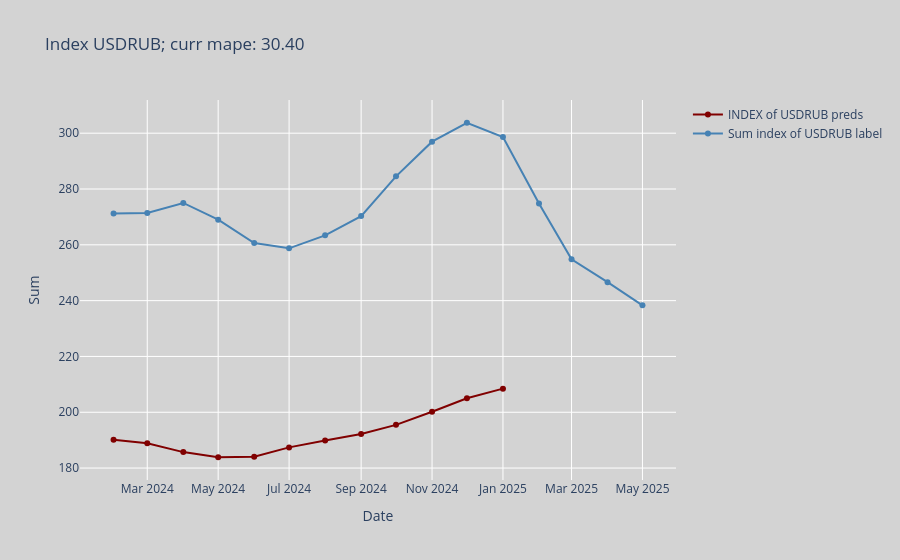
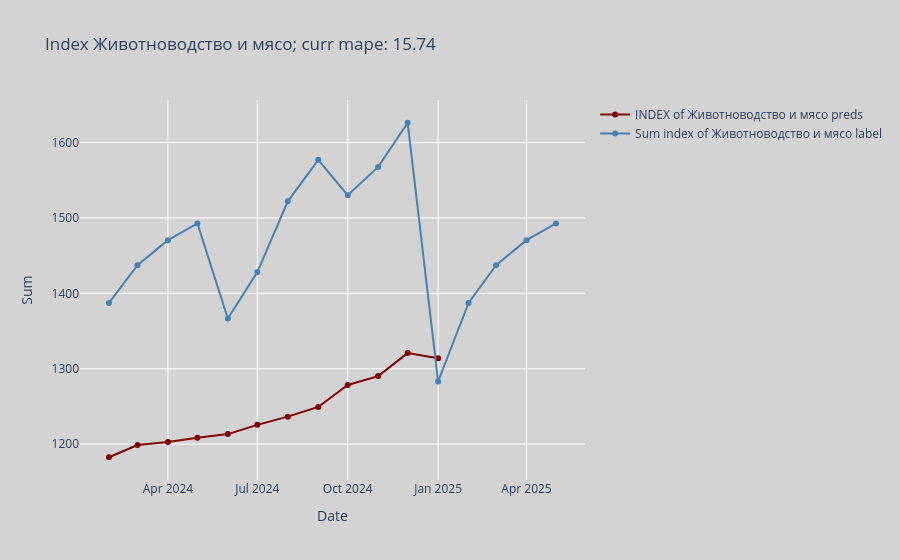
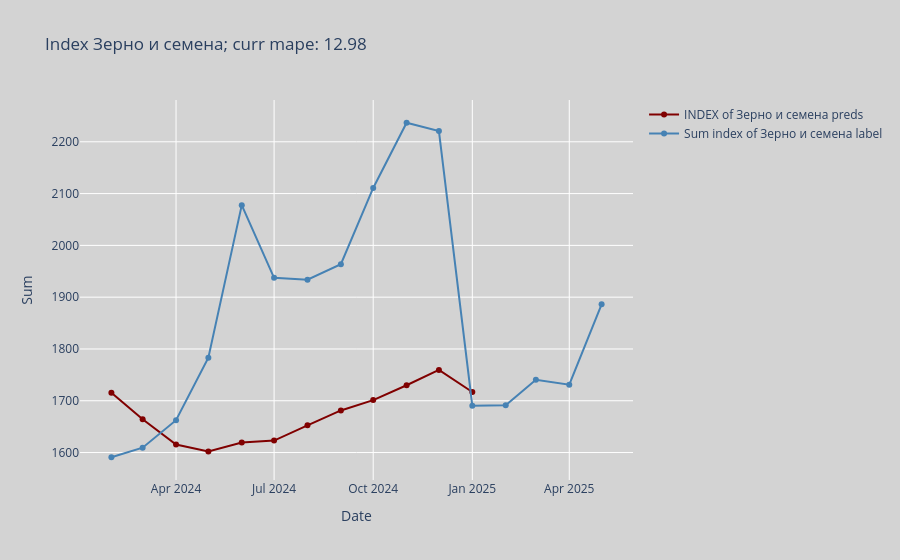
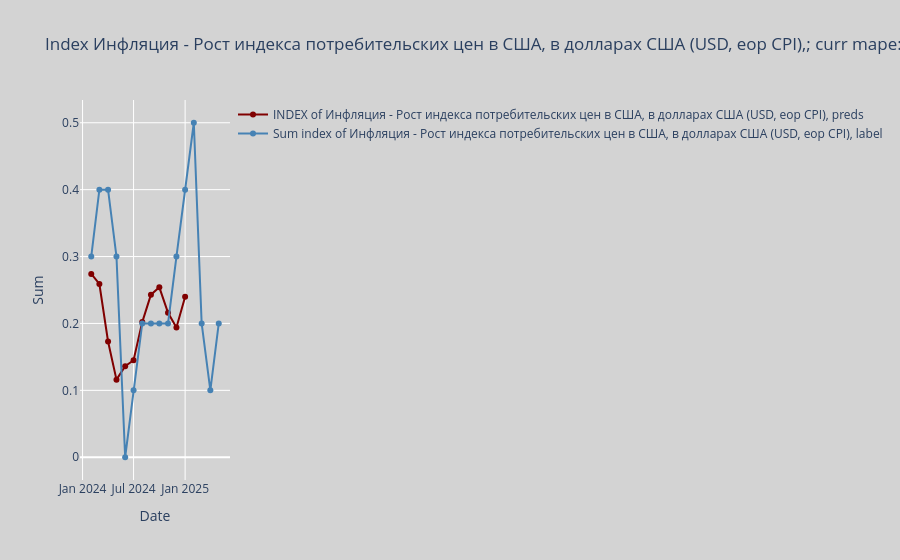

Here is the notebook cell these charts were saved with, in order:
### Markdown cell above
### predictions

### Code cell
models = train_model_and_eval_res(df_updated,
                         macro_updated,
                         past_idx = past_idx,
                         future_idx = future_idx,
                         predict_up_to=SINGLE_DATAPOINT_TO_PRED,
                         category_map = CATEGORY_MAP,
                         best_predictors_for_idx = BEST_PREDICTORS_FOR_INDEX,
                         target_col_suffix = TARGET_COL_SUFFIX,
                         future_forecaster_ts_name = FUTURE_FORECASTER_TS_NAME,
                         future_forecaster_ts_values = FUTURE_FORECASTER_TS_VALUES,
                         model_name = MODEL_NAME_FOR_FORECASTER,
                         use_future_macro = USE_FUTURE_COV,
                         prediction_horizon = PREDICTION_HORIZON,
                         dir_to_save_plots = f"darts_result_pairs_{MODEL_NAME_FOR_FORECASTER}",
                         dir_to_save_tables = f"darts_result_tables_pairs_{MODEL_NAME_FOR_FORECASTER}",
                         persist_model=PERSIST_MODEL,
                         refit=REFIT_MODEL,
                         prediction_lag=PREDICTOR_LAG,
                         is_backtest=IS_BACKTEST,
                         ts_freq=TS_FREQUENCY,
                         pred_index=new_dates
)

### Figure 1 — Plotly figure (JSON) as saved in the notebook; plotly's stock layout.template omitted (floating-point values rounded to 4 significant figures)
{"data": [{"hovertemplate": "<b>Prediction</b><br>Date: %{x}<br>Value: %{y:.2f}<br><extra></extra>", "line": {"color": "maroon"}, "mode": "lines+markers", "name": "INDEX of USDRUB preds", "type": "scatter", "x": ["2024-02-01T00:00:00.000000000", "2024-03-01T00:00:00.000000000", "2024-04-01T00:00:00.000000000", "2024-05-01T00:00:00.000000000", "2024-06-01T00:00:00.000000000", "2024-07-01T00:00:00.000000000", "2024-08-01T00:00:00.000000000", "2024-09-01T00:00:00.000000000", "2024-10-01T00:00:00.000000000", "2024-11-01T00:00:00.000000000", "2024-12-01T00:00:00.000000000", "2025-01-01T00:00:00.000000000"], "y": [190.1, 188.9, 185.7, 183.9, 184.1, 187.4, 189.9, 192.2, 195.5, 200.2, 205.0, 208.5]}, {"hovertemplate": "<b>Label</b><br>Date: %{x}<br>Value: %{y:.2f}<br><extra></extra>", "line": {"color": "steelblue"}, "mode": "lines+markers", "name": "Sum index of USDRUB label", "type": "scatter", "x": ["2024-02-01T00:00:00.000000000", "2024-03-01T00:00:00.000000000", "2024-04-01T00:00:00.000000000", "2024-05-01T00:00:00.000000000", "2024-06-01T00:00:00.000000000", "2024-07-01T00:00:00.000000000", "2024-08-01T00:00:00.000000000", "2024-09-01T00:00:00.000000000", "2024-10-01T00:00:00.000000000", "2024-11-01T00:00:00.000000000", "2024-12-01T00:00:00.000000000", "2025-01-01T00:00:00.000000000", "2025-02-01T00:00:00.000000000", "2025-03-01T00:00:00.000000000", "2025-04-01T00:00:00.000000000", "2025-05-01T00:00:00.000000000"], "y": [271.2, 271.4, 275.0, 269.0, 260.7, 258.7, 263.4, 270.3, 284.5, 297.0, 303.7, 298.6, 274.8, 254.8, 246.6, 238.3]}], "layout": {"hovermode": "x unified", "paper_bgcolor": "lightgray", "plot_bgcolor": "lightgray", "showlegend": true, "title": {"text": "Index USDRUB; curr mape: 30.40"}, "xaxis": {"title": {"text": "Date"}}, "yaxis": {"title": {"text": "Sum"}}}}

### Figure 2 — Plotly figure (JSON) as saved in the notebook; plotly's stock layout.template omitted (floating-point values rounded to 4 significant figures)
{"data": [{"hovertemplate": "<b>Prediction</b><br>Date: %{x}<br>Value: %{y:.2f}<br><extra></extra>", "line": {"color": "maroon"}, "mode": "lines+markers", "name": "INDEX of Животноводство и мясо preds", "type": "scatter", "x": ["2024-02-01T00:00:00.000000000", "2024-03-01T00:00:00.000000000", "2024-04-01T00:00:00.000000000", "2024-05-01T00:00:00.000000000", "2024-06-01T00:00:00.000000000", "2024-07-01T00:00:00.000000000", "2024-08-01T00:00:00.000000000", "2024-09-01T00:00:00.000000000", "2024-10-01T00:00:00.000000000", "2024-11-01T00:00:00.000000000", "2024-12-01T00:00:00.000000000", "2025-01-01T00:00:00.000000000"], "y": [1183.0, 1199.0, 1203.0, 1208.0, 1213.0, 1226.0, 1236.0, 1249.0, 1278.0, 1290.0, 1321.0, 1314.0]}, {"hovertemplate": "<b>Label</b><br>Date: %{x}<br>Value: %{y:.2f}<br><extra></extra>", "line": {"color": "steelblue"}, "mode": "lines+markers", "name": "Sum index of Животноводство и мясо label", "type": "scatter", "x": ["2024-02-01T00:00:00.000000000", "2024-03-01T00:00:00.000000000", "2024-04-01T00:00:00.000000000", "2024-05-01T00:00:00.000000000", "2024-06-01T00:00:00.000000000", "2024-07-01T00:00:00.000000000", "2024-08-01T00:00:00.000000000", "2024-09-01T00:00:00.000000000", "2024-10-01T00:00:00.000000000", "2024-11-01T00:00:00.000000000", "2024-12-01T00:00:00.000000000", "2025-01-01T00:00:00.000000000", "2025-02-01T00:00:00.000000000", "2025-03-01T00:00:00.000000000", "2025-04-01T00:00:00.000000000", "2025-05-01T00:00:00.000000000"], "y": [1387.0, 1437.0, 1471.0, 1493.0, 1367.0, 1428.0, 1522.0, 1577.0, 1530.0, 1568.0, 1626.0, 1283.0, 1387.0, 1437.0, 1471.0, 1493.0]}], "layout": {"hovermode": "x unified", "paper_bgcolor": "lightgray", "plot_bgcolor": "lightgray", "showlegend": true, "title": {"text": "Index Животноводство и мясо; curr mape: 15.74"}, "xaxis": {"title": {"text": "Date"}}, "yaxis": {"title": {"text": "Sum"}}}}

### Figure 3 — Plotly figure (JSON) as saved in the notebook; plotly's stock layout.template omitted (floating-point values rounded to 4 significant figures)
{"data": [{"hovertemplate": "<b>Prediction</b><br>Date: %{x}<br>Value: %{y:.2f}<br><extra></extra>", "line": {"color": "maroon"}, "mode": "lines+markers", "name": "INDEX of Зерно и семена preds", "type": "scatter", "x": ["2024-02-01T00:00:00.000000000", "2024-03-01T00:00:00.000000000", "2024-04-01T00:00:00.000000000", "2024-05-01T00:00:00.000000000", "2024-06-01T00:00:00.000000000", "2024-07-01T00:00:00.000000000", "2024-08-01T00:00:00.000000000", "2024-09-01T00:00:00.000000000", "2024-10-01T00:00:00.000000000", "2024-11-01T00:00:00.000000000", "2024-12-01T00:00:00.000000000", "2025-01-01T00:00:00.000000000"], "y": [1715.0, 1664.0, 1615.0, 1602.0, 1619.0, 1623.0, 1653.0, 1681.0, 1701.0, 1730.0, 1760.0, 1717.0]}, {"hovertemplate": "<b>Label</b><br>Date: %{x}<br>Value: %{y:.2f}<br><extra></extra>", "line": {"color": "steelblue"}, "mode": "lines+markers", "name": "Sum index of Зерно и семена label", "type": "scatter", "x": ["2024-02-01T00:00:00.000000000", "2024-03-01T00:00:00.000000000", "2024-04-01T00:00:00.000000000", "2024-05-01T00:00:00.000000000", "2024-06-01T00:00:00.000000000", "2024-07-01T00:00:00.000000000", "2024-08-01T00:00:00.000000000", "2024-09-01T00:00:00.000000000", "2024-10-01T00:00:00.000000000", "2024-11-01T00:00:00.000000000", "2024-12-01T00:00:00.000000000", "2025-01-01T00:00:00.000000000", "2025-02-01T00:00:00.000000000", "2025-03-01T00:00:00.000000000", "2025-04-01T00:00:00.000000000", "2025-05-01T00:00:00.000000000"], "y": [1591.0, 1609.0, 1663.0, 1783.0, 2078.0, 1937.0, 1934.0, 1964.0, 2111.0, 2237.0, 2221.0, 1691.0, 1691.0, 1741.0, 1731.0, 1886.0]}], "layout": {"hovermode": "x unified", "paper_bgcolor": "lightgray", "plot_bgcolor": "lightgray", "showlegend": true, "title": {"text": "Index Зерно и семена; curr mape: 12.98"}, "xaxis": {"title": {"text": "Date"}}, "yaxis": {"title": {"text": "Sum"}}}}

### Figure 4 — Plotly figure (JSON) as saved in the notebook; plotly's stock layout.template omitted (floating-point values rounded to 4 significant figures)
{"data": [{"hovertemplate": "<b>Prediction</b><br>Date: %{x}<br>Value: %{y:.2f}<br><extra></extra>", "line": {"color": "maroon"}, "mode": "lines+markers", "name": "INDEX of Инфляция - Рост индекса потребительских цен в США, в долларах США (USD, eop CPI), preds", "type": "scatter", "x": ["2024-02-01T00:00:00.000000000", "2024-03-01T00:00:00.000000000", "2024-04-01T00:00:00.000000000", "2024-05-01T00:00:00.000000000", "2024-06-01T00:00:00.000000000", "2024-07-01T00:00:00.000000000", "2024-08-01T00:00:00.000000000", "2024-09-01T00:00:00.000000000", "2024-10-01T00:00:00.000000000", "2024-11-01T00:00:00.000000000", "2024-12-01T00:00:00.000000000", "2025-01-01T00:00:00.000000000"], "y": [0.274, 0.259, 0.173, 0.116, 0.136, 0.145, 0.202, 0.243, 0.254, 0.216, 0.194, 0.24]}, {"hovertemplate": "<b>Label</b><br>Date: %{x}<br>Value: %{y:.2f}<br><extra></extra>", "line": {"color": "steelblue"}, "mode": "lines+markers", "name": "Sum index of Инфляция - Рост индекса потребительских цен в США, в долларах США (USD, eop CPI), label", "type": "scatter", "x": ["2024-02-01T00:00:00.000000000", "2024-03-01T00:00:00.000000000", "2024-04-01T00:00:00.000000000", "2024-05-01T00:00:00.000000000", "2024-06-01T00:00:00.000000000", "2024-07-01T00:00:00.000000000", "2024-08-01T00:00:00.000000000", "2024-09-01T00:00:00.000000000", "2024-10-01T00:00:00.000000000", "2024-11-01T00:00:00.000000000", "2024-12-01T00:00:00.000000000", "2025-01-01T00:00:00.000000000", "2025-02-01T00:00:00.000000000", "2025-03-01T00:00:00.000000000", "2025-04-01T00:00:00.000000000", "2025-05-01T00:00:00.000000000"], "y": [0.3, 0.4, 0.4, 0.3, 0.0, 0.1, 0.2, 0.2, 0.2, 0.2, 0.3, 0.4, 0.5, 0.2, 0.1, 0.2]}], "layout": {"hovermode": "x unified", "paper_bgcolor": "lightgray", "plot_bgcolor": "lightgray", "showlegend": true, "title": {"text": "Index Инфляция - Рост индекса потребительских цен в США, в долларах США (USD, eop CPI),; curr mape: 0.00"}, "xaxis": {"title": {"text": "Date"}}, "yaxis": {"title": {"text": "Sum"}}}}
